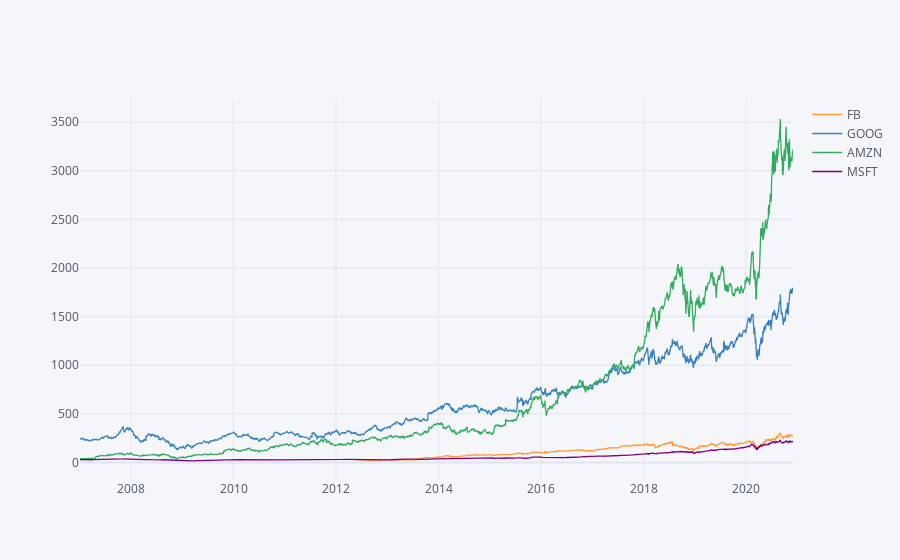

Notebook code for this chart:
### Code cell
#the same graph but with more interactions using cufflings
tech_stocks.xs(key='Close', axis=1, level= 1).iplot()

### Figure 1 — Plotly figure (JSON) as saved in the notebook; plotly's stock layout.template omitted (floating-point values rounded to 4 significant figures; data arrays with more than 128 entries replaced by an {"elided": "..."} marker saying what was removed)
{"data": [{"line": {"color": "rgba(255, 153, 51, 1.0)", "dash": "solid", "shape": "linear", "width": 1.3}, "mode": "lines", "name": "FB", "text": "", "type": "scatter", "x": {"elided": "3504 str values"}, "y": {"elided": "3504 mixed values"}}, {"line": {"color": "rgba(55, 128, 191, 1.0)", "dash": "solid", "shape": "linear", "width": 1.3}, "mode": "lines", "name": "GOOG", "text": "", "type": "scatter", "x": {"elided": "3504 str values"}, "y": {"elided": "3504 float values"}}, {"line": {"color": "rgba(50, 171, 96, 1.0)", "dash": "solid", "shape": "linear", "width": 1.3}, "mode": "lines", "name": "AMZN", "text": "", "type": "scatter", "x": {"elided": "3504 str values"}, "y": {"elided": "3504 float values"}}, {"line": {"color": "rgba(128, 0, 128, 1.0)", "dash": "solid", "shape": "linear", "width": 1.3}, "mode": "lines", "name": "MSFT", "text": "", "type": "scatter", "x": {"elided": "3504 str values"}, "y": {"elided": "3504 float values"}}], "layout": {"legend": {"bgcolor": "#F5F6F9", "font": {"color": "#4D5663"}}, "paper_bgcolor": "#F5F6F9", "plot_bgcolor": "#F5F6F9", "title": {"font": {"color": "#4D5663"}}, "xaxis": {"gridcolor": "#E1E5ED", "showgrid": true, "tickfont": {"color": "#4D5663"}, "title": {"font": {"color": "#4D5663"}, "text": ""}, "zerolinecolor": "#E1E5ED"}, "yaxis": {"gridcolor": "#E1E5ED", "showgrid": true, "tickfont": {"color": "#4D5663"}, "title": {"font": {"color": "#4D5663"}, "text": ""}, "zerolinecolor": "#E1E5ED"}}}
